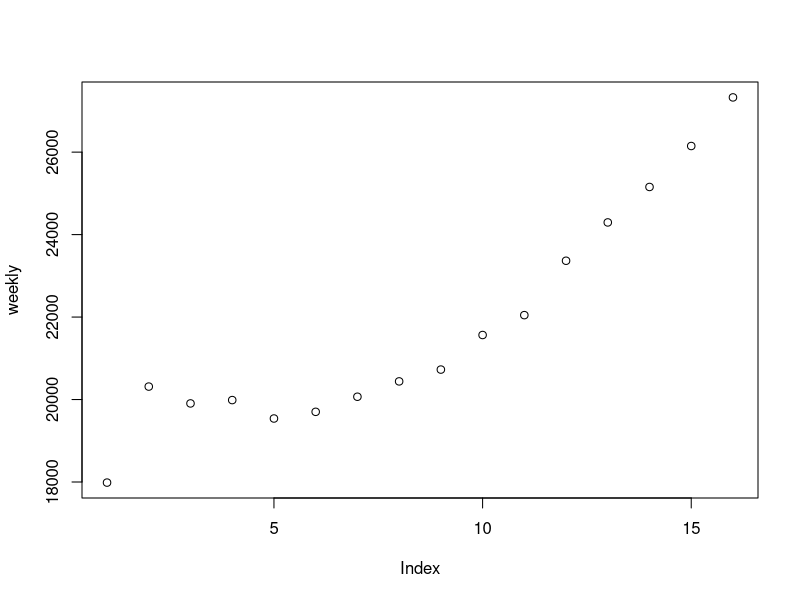
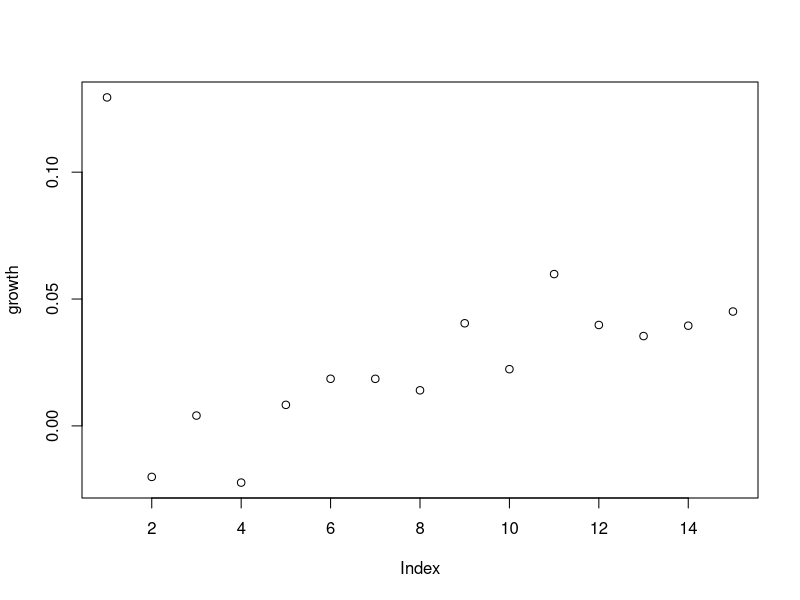
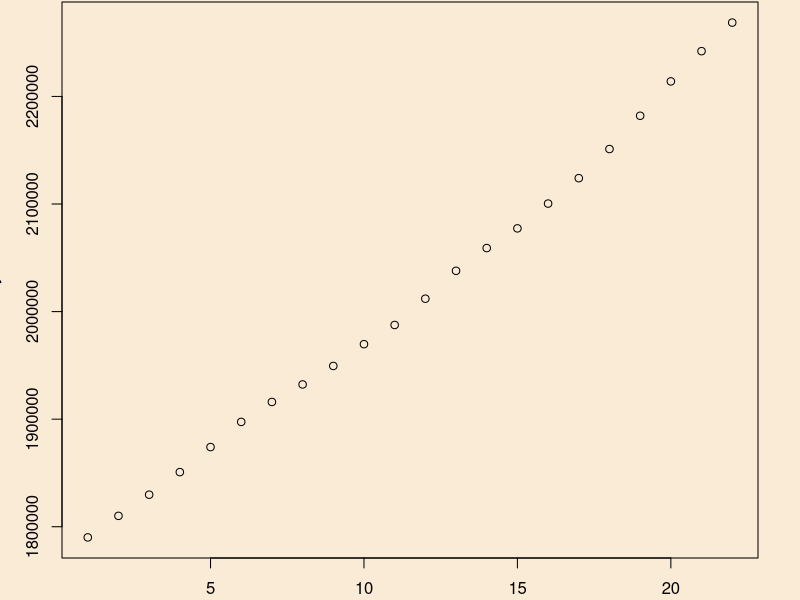

The R source for these figures, in order: (Note: this script raises an error after producing the figures.)
# Jun 23, 2020
library(parallel)

# USA
# starting June 1
y <- c(1790074,1810113,1829792,1850767,1874055,1897436,1915971,1932272,1949452,1969698,1987546,2011968,2037910,2059051,2077358,2100406,2124026,2151108,2182035,2213998,2242093,2268651)
x <- 1:length(y)
daily <- c(1,y[-1]-y[-length(y)])
weekly <- c();for (i in 1:(length(daily)-6)){weekly <- c(weekly,mean(daily[i:(i+6)]))}
plot(weekly);growth <- weekly[-1]/weekly[-length(weekly)]-1
daily_change <- growth[length(growth)]
weekly_change <- mean(growth[(length(growth)-6):length(growth)])
plot(growth)

x_forecast <- 1:(length(y)+21)
par(mfrow=c(1,1),mar=c(2.1,3.1,0.1,2.1),bg='antiquewhite',xpd=T,lwd=1)
plot(y~x)
x_subset <- x[(length(x)-20):length(x)]
y_subset <- y[(length(y)-20):length(y)]

# case growth
a <- seq(1,101,by=.5)
b <- seq(0,1000,by=10)
c <- seq(1,3,by=.05)
parameter_array <- expand.grid(a,b,c)
combinations <- 1:nrow(parameter_array)
fit_fx <- function(input){sum((y_subset-(parameter_array[input,1]*x_subset+parameter_array[input,2])^parameter_array[input,3])^2)}
cluster <- makeCluster(detectCores()-1)
clusterExport(cluster,c("x_subset","y_subset","parameter_array"))
system.time(NLL <- as.numeric(parLapply(cluster,combinations,fit_fx)))
deathgrow_USA <- as.numeric(parameter_array[which(NLL==min(NLL,na.rm=T)),]);print(deathgrow_USA)
fit_DG <- (deathgrow_USA[1]*x_forecast+deathgrow_USA[2])^deathgrow_USA[3]
plot(fit_DG~x_forecast,type="l");points(y_subset~x_subset,pch=16)

# case logistic
K <- seq(max(y),max(y)*5,length=500)
Po <- seq(.1,6,by=.1)
r <- seq(-.2,0.2,by=.01)
parameter_array <- expand.grid(K,Po,r)
combinations <- 1:nrow(parameter_array)
fit_fx <- function(input){sum((y_subset-parameter_array[input,1]/(1+exp(parameter_array[input,2]+parameter_array[input,3]*x_subset)))^2)}
cluster <- makeCluster(detectCores()-1)
clusterExport(cluster,c("x_subset","y_subset","parameter_array"))
system.time(NLL <- as.numeric(parLapply(cluster,combinations,fit_fx)))
deathlog_USA <- as.numeric(parameter_array[which(NLL==min(NLL,na.rm=T)),]);print(deathlog_USA)
fit_DL <- deathlog_USA[1]/(1+exp(deathlog_USA[2]+deathlog_USA[3]*x_forecast))
plot(fit_DG~x_forecast,type="l",col="red",lwd=3);lines(fit_DL~x_forecast,col="green",lwd=3);points(y_subset~x_subset,pch=16)
fit_DM <- .5*fit_DG+.5*fit_DL;lines(fit_DM~x_forecast,col="goldenrod1",lwd=3)

# case graph
par(mar=c(4.1,4.1,3.1,7.1),mfrow=c(1,1),bg='antiquewhite',xpd=T,lwd=2)
options(scipen=5)
y_subset[1]
y_shift <- 1800000
y_max <- 2900000-y_shift
y_middle <- 2800000-y_shift
y_limit <- 2800000-y_shift
barplot(y_subset-y_shift,space=0,col="goldenrod1",las=1,yaxt="n",xlim=c(0,length(x_forecast)-x_subset[1]),ylim=c(0,y_max))
par(new=T)
barplot(c(rep(NA,length(y_subset)),fit_DG[-(1:max(x_subset))])-y_shift,space=0,col="red",las=1,yaxt="n",xlim=c(0,length(x_forecast)-x_subset[1]),ylim=c(0,y_max))
par(new=T)
barplot(c(rep(NA,length(y_subset)),fit_DM[-(1:max(x_subset))])-y_shift,space=0,col="darkorange",las=1,yaxt="n",xlim=c(0,length(x_forecast)-x_subset[1]),ylim=c(0,y_max))
par(new=T)
barplot(c(rep(NA,length(y_subset)),fit_DL[-(1:max(x_subset))])-y_shift,space=0,col="darkgreen",las=1,yaxt="n",xlim=c(0,length(x_forecast)-x_subset[1]),ylim=c(0,y_max))
text(length(x_forecast)-x_subset[1]+4.25,y_limit*.72,"Next Week:",col="black",cex=1.3)
text(length(x_forecast)-x_subset[1]+4.25,y_limit*.66,round(fit_DM[length(fit_DM)-14]),col="darkorange",cex=2.4)
text(length(x_forecast)-x_subset[1]+4.25,y_limit*.86,"In 2 Weeks:",col="black",cex=1.3)
text(length(x_forecast)-x_subset[1]+4.25,y_limit*.8,round(fit_DM[length(fit_DM)-7]),col="darkorange",cex=2.4)
text(length(x_forecast)-x_subset[1]+4.25,y_limit*1,"In 3 Weeks:",col="black",cex=1.3)
text(length(x_forecast)-x_subset[1]+4.25,y_limit*.94,round(fit_DM[length(fit_DM)]),col="darkorange",cex=2.4)
axis(1,pos=0,hadj=.8,las=3,cex.axis=1.5,at=0:(length(x_forecast)-x_subset[1])+.5,labels=format(as.Date(1:(length(x_forecast)-x_subset[1]+1),origin=Sys.Date()-22),"%b%d"),tick=F)
y_axis <- axis(2,pos=0,lwd=5,las=2,cex.axis=1,hadj=20)
axis(2,pos=0,lwd=5,las=2,cex.axis=1.5,at=y_axis,labels=y_shift+y_axis)
mtext("United States",side=3,line = -0.5,cex=5)
text(-2.5,y_limit*1.14,"COVID",cex=2)
text(-2.5,y_limit*1.08,"Cases",cex=2)
text(length(x_forecast)-x_subset[1]+4.25,y_limit*1.18,"Weekday-Adj.",cex=1.3)
text(length(x_forecast)-x_subset[1]+4.25,y_limit*1.14,"Daily Growth:",cex=1.3)
text(length(x_forecast)-x_subset[1]+4.25,y_limit*1.08,paste(round(daily_change*100,1),"%",sep=""),col="black",cex=2.5)
# text(20.5,y_middle*.875,"Predicted:",cex=1.3)
# text(20.5,y_middle*.825,39197,col="darkorange",cex=2.5)
text(20.5,y_limit*.72,"June 22:",cex=1.3)
text(20.5,y_limit*.66,y[length(y)],cex=2.5)

# India
# starting June 3
y <- c(207615,216919,226770,236657,246628,256611,266598,276583,286579,297535,308993,320922,332424,343091,354065,366946,380532,395048,410461,425282,440215)
x <- 1:length(y)
daily <- c(1,y[-1]-y[-length(y)])
weekly <- c();for (i in 1:(length(daily)-6)){weekly <- c(weekly,mean(daily[i:(i+6)]))}
plot(weekly);growth <- weekly[-1]/weekly[-length(weekly)]-1
daily_change <- growth[length(growth)]
weekly_change <- mean(growth[(length(growth)-6):length(growth)])
plot(growth)

x_forecast <- 1:(length(y)+21)
par(mfrow=c(1,1),mar=c(2.1,3.1,0.1,2.1),bg='antiquewhite',xpd=T,lwd=1)
plot(y~x)
x_subset <- x[(length(x)-20):length(x)]
y_subset <- y[(length(y)-20):length(y)]

# case growth
a <- seq(1,101,by=.5)
b <- seq(0,1000,by=10)
c <- seq(1,3,by=.05)
parameter_array <- expand.grid(a,b,c)
combinations <- 1:nrow(parameter_array)
fit_fx <- function(input){sum((y_subset-(parameter_array[input,1]*x_subset+parameter_array[input,2])^parameter_array[input,3])^2)}
cluster <- makeCluster(detectCores()-1)
clusterExport(cluster,c("x_subset","y_subset","parameter_array"))
system.time(NLL <- as.numeric(parLapply(cluster,combinations,fit_fx)))
deathgrow_INDIA <- as.numeric(parameter_array[which(NLL==min(NLL,na.rm=T)),]);print(deathgrow_INDIA)
fit_DG <- (deathgrow_INDIA[1]*x_forecast+deathgrow_INDIA[2])^deathgrow_INDIA[3]
plot(fit_DG~x_forecast,type="l");points(y_subset~x_subset,pch=16)

# case logistic
K <- seq(max(y),max(y)*5,length=500)
Po <- seq(.1,6,by=.1)
r <- seq(-.2,0.2,by=.01)
parameter_array <- expand.grid(K,Po,r)
combinations <- 1:nrow(parameter_array)
fit_fx <- function(input){sum((y_subset-parameter_array[input,1]/(1+exp(parameter_array[input,2]+parameter_array[input,3]*x_subset)))^2)}
cluster <- makeCluster(detectCores()-1)
clusterExport(cluster,c("x_subset","y_subset","parameter_array"))
system.time(NLL <- as.numeric(parLapply(cluster,combinations,fit_fx)))
deathlog_INDIA <- as.numeric(parameter_array[which(NLL==min(NLL,na.rm=T)),]);print(deathlog_INDIA)
fit_DL <- deathlog_INDIA[1]/(1+exp(deathlog_INDIA[2]+deathlog_INDIA[3]*x_forecast))
plot(fit_DG~x_forecast,type="l",col="red",lwd=3);lines(fit_DL~x_forecast,col="green",lwd=3);points(y_subset~x_subset,pch=16)
fit_DM <- .5*fit_DG+.5*fit_DL;lines(fit_DM~x_forecast,col="goldenrod1",lwd=3)

# case graph
par(mar=c(4.1,4.1,3.1,7.1),mfrow=c(1,1),bg='antiquewhite',xpd=T,lwd=2)
options(scipen=5)
y_subset[1]
y_shift <- 200000
y_max <- 860000-y_shift
y_middle <- 800000-y_shift
y_limit <- 800000-y_shift
barplot(y_subset-y_shift,space=0,col="goldenrod1",las=1,yaxt="n",xlim=c(0,length(x_forecast)-x_subset[1]),ylim=c(0,y_max))
par(new=T)
barplot(c(rep(NA,length(y_subset)),fit_DG[-(1:max(x_subset))])-y_shift,space=0,col="red",las=1,yaxt="n",xlim=c(0,length(x_forecast)-x_subset[1]),ylim=c(0,y_max))
par(new=T)
barplot(c(rep(NA,length(y_subset)),fit_DM[-(1:max(x_subset))])-y_shift,space=0,col="darkorange",las=1,yaxt="n",xlim=c(0,length(x_forecast)-x_subset[1]),ylim=c(0,y_max))
par(new=T)
barplot(c(rep(NA,length(y_subset)),fit_DL[-(1:max(x_subset))])-y_shift,space=0,col="darkgreen",las=1,yaxt="n",xlim=c(0,length(x_forecast)-x_subset[1]),ylim=c(0,y_max))
text(length(x_forecast)-x_subset[1]+4.25,y_limit*.72,"Next Week:",col="black",cex=1.3)
text(length(x_forecast)-x_subset[1]+4.25,y_limit*.66,round(fit_DM[length(fit_DM)-14]),col="darkorange",cex=2.4)
text(length(x_forecast)-x_subset[1]+4.25,y_limit*.86,"In 2 Weeks:",col="black",cex=1.3)
text(length(x_forecast)-x_subset[1]+4.25,y_limit*.8,round(fit_DM[length(fit_DM)-7]),col="darkorange",cex=2.4)
text(length(x_forecast)-x_subset[1]+4.25,y_limit*1,"In 3 Weeks:",col="black",cex=1.3)
text(length(x_forecast)-x_subset[1]+4.25,y_limit*.94,round(fit_DM[length(fit_DM)]),col="darkorange",cex=2.4)
axis(1,pos=0,hadj=.8,las=3,cex.axis=1.5,at=0:(length(x_forecast)-x_subset[1])+.5,labels=format(as.Date(1:(length(x_forecast)-x_subset[1]+1),origin=Sys.Date()-21),"%b%d"),tick=F)
y_axis <- axis(2,pos=0,lwd=5,las=2,cex.axis=1,hadj=20)
axis(2,pos=0,lwd=5,las=2,cex.axis=1.75,at=y_axis,labels=y_shift+y_axis)
mtext("India",side=3,line = -0.5,cex=5)
text(-2.5,y_limit*1.14,"COVID",cex=2)
text(-2.5,y_limit*1.08,"Cases",cex=2)
text(length(x_forecast)-x_subset[1]+4.25,y_limit*1.18,"Weekday-Adj.",cex=1.3)
text(length(x_forecast)-x_subset[1]+4.25,y_limit*1.14,"Daily Growth:",cex=1.3)
text(length(x_forecast)-x_subset[1]+4.25,y_limit*1.08,paste(round(daily_change*100,1),"%",sep=""),col="black",cex=2.5)
# text(20.5,y_middle*.875,"Predicted:",cex=1.3)
# text(20.5,y_middle*.825,39197,col="darkorange",cex=2.5)
text(20.5,y_limit*.72,"June 23:",cex=1.3)
text(20.5,y_limit*.66,y[length(y)],cex=2.5)

# UK
# starting June 1
y <- c(276332,277985,279856,281661,283311,284868,286194,287399,289140,290143,291409,292950,294375,295889,296857,298136,299251,300469,301815,303110,304331,305289)
x <- 1:length(y)
daily <- c(1,y[-1]-y[-length(y)])
weekly <- c();for (i in 1:(length(daily)-6)){weekly <- c(weekly,mean(daily[i:(i+6)]))}
plot(weekly);growth <- weekly[-1]/weekly[-length(weekly)]-1
daily_change <- growth[length(growth)]
weekly_change <- mean(growth[(length(growth)-6):length(growth)])
plot(growth)

x_forecast <- 1:(length(y)+21)
par(mfrow=c(1,1),mar=c(2.1,3.1,0.1,2.1),bg='antiquewhite',xpd=T,lwd=1)
plot(y~x)
x_subset <- x[(length(x)-20):length(x)]
y_subset <- y[(length(y)-20):length(y)]

# case growth
a <- seq(-10,10,by=.1)
b <- seq(0,1000,by=10)
c <- seq(.5,3,by=.05)
parameter_array <- expand.grid(a,b,c)
combinations <- 1:nrow(parameter_array)
fit_fx <- function(input){sum((y_subset-(parameter_array[input,1]*x_subset+parameter_array[input,2])^parameter_array[input,3])^2)}
cluster <- makeCluster(detectCores()-1)
clusterExport(cluster,c("x_subset","y_subset","parameter_array"))
system.time(NLL <- as.numeric(parLapply(cluster,combinations,fit_fx)))
deathgrow_UK <- as.numeric(parameter_array[which(NLL==min(NLL,na.rm=T)),]);print(deathgrow_UK)
fit_DG <- (deathgrow_UK[1]*x_forecast+deathgrow_UK[2])^deathgrow_UK[3]
plot(fit_DG~x_forecast,type="l");points(y_subset~x_subset,pch=16)

# case logistic
K <- seq(max(y),max(y)*5,length=500)
Po <- seq(-3,3,by=.1)
r <- seq(-.2,0.2,by=.01)
parameter_array <- expand.grid(K,Po,r)
combinations <- 1:nrow(parameter_array)
fit_fx <- function(input){sum((y_subset-parameter_array[input,1]/(1+exp(parameter_array[input,2]+parameter_array[input,3]*x_subset)))^2)}
cluster <- makeCluster(detectCores()-1)
clusterExport(cluster,c("x_subset","y_subset","parameter_array"))
system.time(NLL <- as.numeric(parLapply(cluster,combinations,fit_fx)))
deathlog_UK <- as.numeric(parameter_array[which(NLL==min(NLL,na.rm=T)),]);print(deathlog_UK)
fit_DL <- deathlog_UK[1]/(1+exp(deathlog_UK[2]+deathlog_UK[3]*x_forecast))
plot(fit_DG~x_forecast,type="l",col="red",lwd=3);lines(fit_DL~x_forecast,col="green",lwd=3);points(y_subset~x_subset,pch=16)
fit_DM <- .5*fit_DG+.5*fit_DL;lines(fit_DM~x_forecast,col="goldenrod1",lwd=3)

# case graph
par(mar=c(4.1,4.1,3.1,7.1),mfrow=c(1,1),bg='antiquewhite',xpd=T,lwd=2)
options(scipen=5)
y_subset[1]
y_shift <- 270000
y_max <- 347500-y_shift
y_middle <- 340000-y_shift
y_limit <- 340000-y_shift
barplot(y_subset-y_shift,space=0,col="goldenrod1",las=1,yaxt="n",xlim=c(0,length(x_forecast)-x_subset[1]),ylim=c(0,y_max))
par(new=T)
barplot(c(rep(NA,length(y_subset)),fit_DG[-(1:max(x_subset))])-y_shift,space=0,col="red",las=1,yaxt="n",xlim=c(0,length(x_forecast)-x_subset[1]),ylim=c(0,y_max))
par(new=T)
barplot(c(rep(NA,length(y_subset)),fit_DM[-(1:max(x_subset))])-y_shift,space=0,col="darkorange",las=1,yaxt="n",xlim=c(0,length(x_forecast)-x_subset[1]),ylim=c(0,y_max))
par(new=T)
barplot(c(rep(NA,length(y_subset)),fit_DL[-(1:max(x_subset))])-y_shift,space=0,col="darkgreen",las=1,yaxt="n",xlim=c(0,length(x_forecast)-x_subset[1]),ylim=c(0,y_max))
text(length(x_forecast)-x_subset[1]+4.25,y_limit*.72,"Next Week:",col="black",cex=1.3)
text(length(x_forecast)-x_subset[1]+4.25,y_limit*.66,round(fit_DM[length(fit_DM)-14]),col="darkorange",cex=2.4)
text(length(x_forecast)-x_subset[1]+4.25,y_limit*.86,"In 2 Weeks:",col="black",cex=1.3)
text(length(x_forecast)-x_subset[1]+4.25,y_limit*.8,round(fit_DM[length(fit_DM)-7]),col="darkorange",cex=2.4)
text(length(x_forecast)-x_subset[1]+4.25,y_limit*1,"In 3 Weeks:",col="black",cex=1.3)
text(length(x_forecast)-x_subset[1]+4.25,y_limit*.94,round(fit_DM[length(fit_DM)]),col="darkorange",cex=2.4)
axis(1,pos=0,hadj=.8,las=3,cex.axis=1.5,at=0:(length(x_forecast)-x_subset[1])+.5,labels=format(as.Date(1:(length(x_forecast)-x_subset[1]+1),origin=Sys.Date()-22),"%b%d"),tick=F)
y_axis <- axis(2,pos=0,lwd=5,las=2,cex.axis=1,hadj=20)
axis(2,pos=0,lwd=5,las=2,cex.axis=1.75,at=y_axis,labels=y_shift+y_axis)
mtext("United Kingdom",side=3,line = -0.5,cex=5)
text(-2.5,y_limit*1.14,"COVID",cex=2)
text(-2.5,y_limit*1.08,"Cases",cex=2)
text(length(x_forecast)-x_subset[1]+4.25,y_limit*1.18,"Weekday-Adj.",cex=1.3)
text(length(x_forecast)-x_subset[1]+4.25,y_limit*1.14,"Daily Growth:",cex=1.3)
text(length(x_forecast)-x_subset[1]+4.25,y_limit*1.08,paste(round(daily_change*100,1),"%",sep=""),col="black",cex=2.5)
# text(20.5,y_middle*.875,"Predicted:",cex=1.3)
# text(20.5,y_middle*.825,39197,col="darkorange",cex=2.5)
text(20.5,y_limit*.72,"June 22:",cex=1.3)
text(20.5,y_limit*.66,y[length(y)],cex=2.5)

# Canada
# starting June 1
y <- c(91705,92410,93085,93726,94335,95057,95699,96244,96652,97125,97530,97945,98410,98787,99147,99467,99853,100220,100629,101019,101337,101637)
x <- 1:length(y)
daily <- c(1,y[-1]-y[-length(y)])
weekly <- c();for (i in 1:(length(daily)-6)){weekly <- c(weekly,mean(daily[i:(i+6)]))}
plot(weekly);growth <- weekly[-1]/weekly[-length(weekly)]-1
daily_change <- growth[length(growth)]
weekly_change <- mean(growth[(length(growth)-6):length(growth)])
plot(growth)

x_forecast <- 1:(length(y)+21)
par(mfrow=c(1,1),mar=c(2.1,3.1,0.1,2.1),bg='antiquewhite',xpd=T,lwd=1)
plot(y~x)
x_subset <- x[(length(x)-20):length(x)]
y_subset <- y[(length(y)-20):length(y)]

# case growth
a <- seq(-10,10,by=.1)
b <- seq(0,1000,by=10)
c <- seq(.5,3,by=.05)
parameter_array <- expand.grid(a,b,c)
combinations <- 1:nrow(parameter_array)
fit_fx <- function(input){sum((y_subset-(parameter_array[input,1]*x_subset+parameter_array[input,2])^parameter_array[input,3])^2)}
cluster <- makeCluster(detectCores()-1)
clusterExport(cluster,c("x_subset","y_subset","parameter_array"))
system.time(NLL <- as.numeric(parLapply(cluster,combinations,fit_fx)))
deathgrow_CANADA <- as.numeric(parameter_array[which(NLL==min(NLL,na.rm=T)),]);print(deathgrow_CANADA)
fit_DG <- (deathgrow_CANADA[1]*x_forecast+deathgrow_CANADA[2])^deathgrow_CANADA[3]
plot(fit_DG~x_forecast,type="l");points(y_subset~x_subset,pch=16)

# case logistic
K <- seq(max(y),max(y)*5,length=500)
Po <- seq(-3,3,by=.1)
r <- seq(-.2,0.2,by=.01)
parameter_array <- expand.grid(K,Po,r)
combinations <- 1:nrow(parameter_array)
fit_fx <- function(input){sum((y_subset-parameter_array[input,1]/(1+exp(parameter_array[input,2]+parameter_array[input,3]*x_subset)))^2)}
cluster <- makeCluster(detectCores()-1)
clusterExport(cluster,c("x_subset","y_subset","parameter_array"))
system.time(NLL <- as.numeric(parLapply(cluster,combinations,fit_fx)))
deathlog_CANADA <- as.numeric(parameter_array[which(NLL==min(NLL,na.rm=T)),]);print(deathlog_CANADA)
fit_DL <- deathlog_CANADA[1]/(1+exp(deathlog_CANADA[2]+deathlog_CANADA[3]*x_forecast))
plot(fit_DG~x_forecast,type="l",col="red",lwd=3);lines(fit_DL~x_forecast,col="green",lwd=3);points(y_subset~x_subset,pch=16)
fit_DM <- .5*fit_DG+.5*fit_DL;lines(fit_DM~x_forecast,col="goldenrod1",lwd=3)

# case graph
par(mar=c(4.1,4.1,3.1,7.1),mfrow=c(1,1),bg='antiquewhite',xpd=T,lwd=2)
options(scipen=5)
y_subset[1]
y_shift <- 91000
y_max <- 112750-y_shift
y_middle <- 111000-y_shift
y_limit <- 111000-y_shift
barplot(y_subset-y_shift,space=0,col="goldenrod1",las=1,yaxt="n",xlim=c(0,length(x_forecast)-x_subset[1]),ylim=c(0,y_max))
par(new=T)
barplot(c(rep(NA,length(y_subset)),fit_DG[-(1:max(x_subset))])-y_shift,space=0,col="red",las=1,yaxt="n",xlim=c(0,length(x_forecast)-x_subset[1]),ylim=c(0,y_max))
par(new=T)
barplot(c(rep(NA,length(y_subset)),fit_DM[-(1:max(x_subset))])-y_shift,space=0,col="darkorange",las=1,yaxt="n",xlim=c(0,length(x_forecast)-x_subset[1]),ylim=c(0,y_max))
par(new=T)
barplot(c(rep(NA,length(y_subset)),fit_DL[-(1:max(x_subset))])-y_shift,space=0,col="darkgreen",las=1,yaxt="n",xlim=c(0,length(x_forecast)-x_subset[1]),ylim=c(0,y_max))
text(length(x_forecast)-x_subset[1]+4.25,y_limit*.72,"Next Week:",col="black",cex=1.3)
text(length(x_forecast)-x_subset[1]+4.25,y_limit*.66,round(fit_DM[length(fit_DM)-14]),col="darkorange",cex=2.4)
text(length(x_forecast)-x_subset[1]+4.25,y_limit*.86,"In 2 Weeks:",col="black",cex=1.3)
text(length(x_forecast)-x_subset[1]+4.25,y_limit*.8,round(fit_DM[length(fit_DM)-7]),col="darkorange",cex=2.4)
text(length(x_forecast)-x_subset[1]+4.25,y_limit*1,"In 3 Weeks:",col="black",cex=1.3)
text(length(x_forecast)-x_subset[1]+4.25,y_limit*.94,round(fit_DM[length(fit_DM)]),col="darkorange",cex=2.4)
axis(1,pos=0,hadj=.8,las=3,cex.axis=1.5,at=0:(length(x_forecast)-x_subset[1])+.5,labels=format(as.Date(1:(length(x_forecast)-x_subset[1]+1),origin=Sys.Date()-22),"%b%d"),tick=F)
y_axis <- axis(2,pos=0,lwd=5,las=2,cex.axis=1,hadj=20)
axis(2,pos=0,lwd=5,las=2,cex.axis=1.75,at=y_axis,labels=y_shift+y_axis)
mtext("Canada",side=3,line = -0.5,cex=5)
text(-2.5,y_limit*1.14,"COVID",cex=2)
text(-2.5,y_limit*1.08,"Cases",cex=2)
text(length(x_forecast)-x_subset[1]+4.25,y_limit*1.18,"Weekday-Adj.",cex=1.3)
text(length(x_forecast)-x_subset[1]+4.25,y_limit*1.14,"Daily Growth:",cex=1.3)
text(length(x_forecast)-x_subset[1]+4.25,y_limit*1.08,paste(round(daily_change*100,1),"%",sep=""),col="black",cex=2.5)
# text(20.5,y_middle*.875,"Predicted:",cex=1.3)
# text(20.5,y_middle*.825,39197,col="darkorange",cex=2.5)
text(20.5,y_limit*.72,"June 22:",cex=1.3)
text(20.5,y_limit*.66,y[length(y)],cex=2.5)
